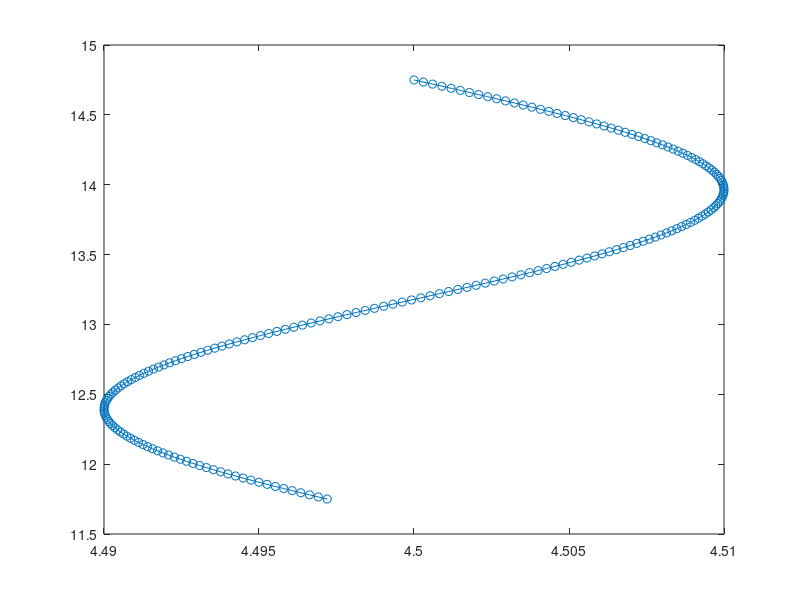

Write the MATLAB code that produced this figure.
NFINEST = 256;       % Cartesian grid spacing parameters
dx = 7.68/NFINEST;

ds = 0.5*dx;         % Lagrangian mesh spacing parameters
length = 3;          % filament length
M = ceil(3/ds);      % number of points on the filament

freq_b = 2.0;        % initial shape of the filament (frequency of sine curve)
amp_a = 0.01;        % initial shape of the filament (amplitude of sine curve)
fix = [4.5 14.75];   % fixed point
L_X = zeros(2,M+1);  % coordinates of the curve

Para_N = 100000;
Para_t = 0:Para_N;
Para_s = Para_t;
inter_S = zeros(1,M+1);

length1 = 0.0;
leng = length/2.0;
while (abs(length1-leng) > eps)
  length1 = leng;
  leng = sum(sqrt(1.0+amp_a^2*freq_b^2*cos(freq_b*leng*Para_t/Para_N).^2));
  leng = length*Para_N/leng;
end

Para_t = linspace(0,leng,Para_N+1);
Para_s(1) = 0.0;
for i = 1:Para_N
  Para_s(i+1) = Para_s(i)+(0.5)*(leng/Para_N)*(sqrt(1+amp_a^2*freq_b^2* ...
                                                    cos(Para_t(i))^2)+ ...
                                               sqrt(1+amp_a^2*freq_b^2* ...
                                                    cos(Para_t(i+1))^2));
end

inter_S = linspace(0,Para_s(Para_N+1),M+1);
L_X(1,M+1) = leng;
j_start = 1;
for k=1:M
  for j = j_start:Para_N;
    if ((Para_s(j) <= inter_S(k)) & (inter_S(k) <= Para_s(j+1)))
      L_X(1,k) = (Para_t(j+1)-Para_t(j))*(inter_S(k)-Para_s(j+1))/ ...
          (Para_s(j+1)-Para_s(j))+Para_t(j+1);
      j_start = j;
      break;
    end
  end
end

inter_S = amp_a*sin(freq_b*L_X(1,:));
L_X(2,:) = -L_X(1,:);
L_X(1,:) = inter_S;
L_X(1,:) = L_X(1,:) + fix(1);
L_X(2,:) = L_X(2,:) + fix(2);
Tan = L_X(:,2:M+1)-L_X(:,1:M);
ds = sum(sqrt(Tan(1,:).^2+Tan(2,:).^2))/M;
plot(L_X(1,:),L_X(2,:),'-o')     %% plot the filament
[Para_s(Para_N+1) ds length/M]   %% check the gridsize : "Para_s(Para_N+1)=length" "ds=length/M"
